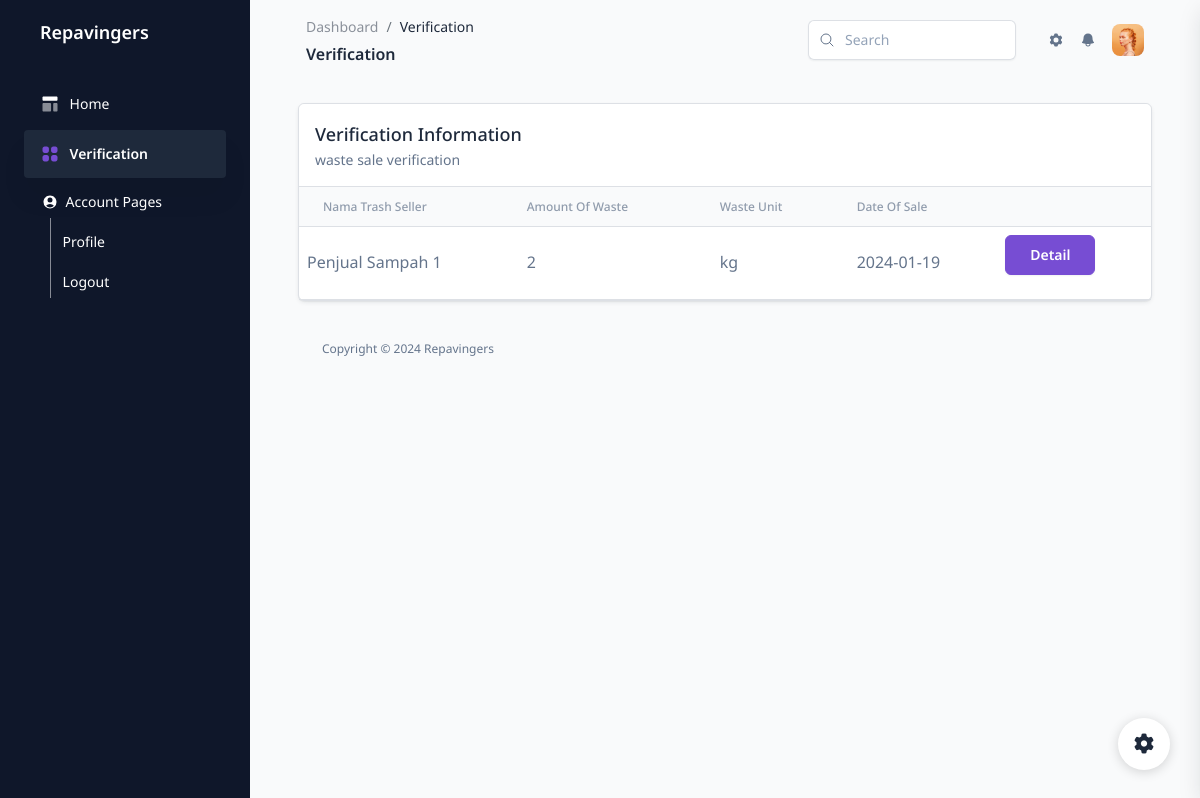
The page /Komunitas/verifikasi.php (signed in) on the database as committed earlier.
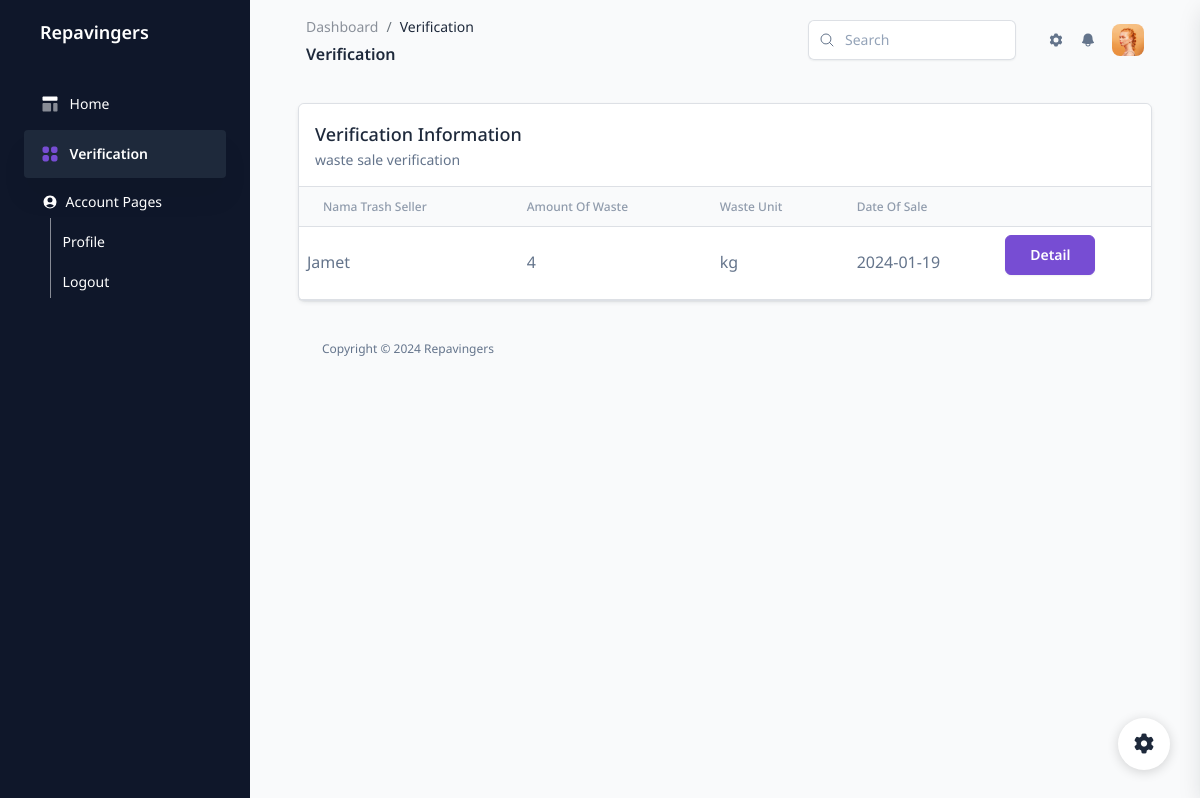
The same page on the database as committed later.
### tables this page shows
CREATE TABLE `penjualan_sampah` (
  `id_penjualan` int(11) NOT NULL,
  `id_penjual` int(11) NOT NULL,
  `id_kebutuhan` int(11) NOT NULL,
  `jumlah_sampah` int(11) NOT NULL,
  `satuan_sampah` varchar(255) NOT NULL,
  `tanggal_penjualan` date NOT NULL,
  `status_penjualan` enum('menunggu verifikasi','disetujui','ditolak') DEFAULT 'menunggu verifikasi',
  `foto_sampah` varchar(255) DEFAULT NULL
);

CREATE TABLE `penjual_sampah` (
  `id_penjual` int(11) NOT NULL,
  `nama_penjual` varchar(255) NOT NULL,
  `alamat_penjual` varchar(255) NOT NULL,
  `email_penjual` varchar(255) NOT NULL,
  `telepon_penjual` varchar(255) NOT NULL,
  `password_penjual` varchar(255) NOT NULL,
  `latitude` double DEFAULT NULL,
  `longitude` double DEFAULT NULL
);

### Komunitas/verifikasi.php (the view, shortened to what this page needs)
<?php
require_once "../koneksi.php";
$query = "SELECT penjualan_sampah.*, penjual_sampah.nama_penjual FROM penjualan_sampah
JOIN penjual_sampah ON penjualan_sampah.id_penjual = penjual_sampah.id_penjual
WHERE penjualan_sampah.status_penjualan = 'menunggu verifikasi'";
$result = mysqli_query($koneksi, $query);
?>
<!DOCTYPE html>
<html lang="en">
<head>
    <link href="../assets/css/nucleo-icons.css" rel="stylesheet" />
    <link href="../assets/css/nucleo-svg.css" rel="stylesheet" />
    <link href="../assets/css/nucleo-svg.css" rel="stylesheet" />
    <link id="pagestyle" href="../assets/css/corporate-ui-dashboard.css?v=1.0.0" rel="stylesheet" />
</head>
<body class="g-sidenav-show  bg-gray-100">
    <aside class="sidenav navbar navbar-vertical navbar-expand-xs border-0 bg-slate-900 fixed-start " id="sidenav-main">
        <div class="sidenav-header">
            <a class="navbar-brand d-flex align-items-center m-0" href="#" target="_blank">
                <span class="font-weight-bold text-lg">Repavingers</span>
            </a>
        </div>
        <div class="collapse navbar-collapse px-4  w-auto " id="sidenav-collapse-main">
            <ul class="navbar-nav">
                <li class="nav-item">
                    <a class="nav-link" href="index.php">
                        <div
                            class="icon icon-shape icon-sm px-0 text-center d-flex align-items-center justify-content-center">
                        </div>
                        <span class="nav-link-text ms-1">Home</span>
                    </a>
                </li>
                <li class="nav-item">
                    <a class="nav-link active" href="verifikasi.php">
                        <div
                            class="icon icon-shape icon-sm px-0 text-center d-flex align-items-center justify-content-center">
                        </div>
                        <span class="nav-link-text ms-1">Verification</span>
                    </a>
                </li>
                <li class="nav-item mt-2">
                    <div class="d-flex align-items-center nav-link">
                        <span class="font-weight-normal text-md ms-2">Account Pages</span>
                    </div>
                </li>
                <li class="nav-item border-start my-0 pt-2">
                    <a class="nav-link position-relative ms-0 ps-2 py-2 " href="profile.php">
                        <span class="nav-link-text ms-1">Profile</span>
                    </a>
                </li>
                <li class="nav-item border-start my-0 pt-2">
                    <a class="nav-link position-relative ms-0 ps-2 py-2 " href="../logout.php">
                        <span class="nav-link-text ms-1">Logout</span>
                    </a>
                </li>
            </ul>
        </div>
    </aside>
    <main class="main-content position-relative max-height-vh-100 h-100 border-radius-lg ">
        <nav class="navbar navbar-main navbar-expand-lg mx-5 px-0 shadow-none rounded" id="navbarBlur"
            navbar-scroll="true">
            <div class="container-fluid py-1 px-2">
                <nav aria-label="breadcrumb">
                    <ol class="breadcrumb bg-transparent mb-1 pb-0 pt-1 px-0 me-sm-6 me-5">
                        <li class="breadcrumb-item text-sm"><a class="opacity-5 text-dark"
                                href="javascript:;">Dashboard</a></li>
                        <li class="breadcrumb-item text-sm text-dark active" aria-current="page">Verification</li>
                    </ol>
                    <h6 class="font-weight-bold mb-0">Verification</h6>
                </nav>
                <div class="collapse navbar-collapse mt-sm-0 mt-2 me-md-0 me-sm-4" id="navbar">
                    <div class="ms-md-auto pe-md-3 d-flex align-items-center">
                        <div class="input-group">
                            <span class="input-group-text text-body bg-white  border-end-0 ">
                                <svg xmlns="http://www.w3.org/2000/svg" width="16px" height="16px" fill="none"
                                    viewBox="0 0 24 24" stroke-width="1.5" stroke="currentColor">
                                    <path stroke-linecap="round" stroke-linejoin="round"
                                        d="M21 21l-5.197-5.197m0 0A7.5 7.5 0 105.196 5.196a7.5 7.5 0 0010.607 10.607z" />
                                </svg>
                            </span>
                            <input type="text" class="form-control ps-0" placeholder="Search">
                        </div>
                    </div>
                    <ul class="navbar-nav  justify-content-end">
                        <li class="nav-item px-3 d-flex align-items-center">
                            <a href="javascript:;" class="nav-link text-body p-0">
                            </a>
                        </li>
                        <li class="nav-item dropdown pe-2 d-flex align-items-center">
                            <a href="javascript:;" class="nav-link text-body p-0" id="dropdownMenuButton"
                                data-bs-toggle="dropdown" aria-expanded="false">
                            </a>
                        </li>
                        <li class="nav-item ps-2 d-flex align-items-center">
                            <a href="javascript:;" class="nav-link text-body p-0">
                                <img src="../assets/img/team-2.jpg" class="avatar avatar-sm" alt="avatar" />
                            </a>
                        </li>
                    </ul>
                </div>
            </div>
        </nav>
        <div class="container-fluid py-4 px-5">
            <div class="row">
                <div class="col-12">
                    <div class="card border shadow-xs mb-4">
                        <div class="card-header border-bottom pb-0">
                            <div class="d-sm-flex align-items-center mb-3">
                                <div>
                                    <h6 class="font-weight-semibold text-lg mb-0">Verification Information</h6>
                                    <p class="text-sm mb-sm-0">waste sale verification</p>
                                </div>
                            </div>
                        </div>
                        <div class="card-body px-0 py-0">
                            <div class="table-responsive p-0">
                                <table class="table align-items-center justify-content-center mb-0">
                                    <thead class="bg-gray-100">
                                        <tr>
                                            <th class="text-secondary text-xs font-weight-semibold opacity-7">Nama
                                            Trash seller</th>
                                            <th class="text-secondary text-xs font-weight-semibold opacity-7 ps-2">
                                            Amount of Waste</th>
                                            <th class="text-secondary text-xs font-weight-semibold opacity-7 ps-2">
                                            Waste Unit</th>
                                            <th class="text-secondary text-xs font-weight-semibold opacity-7 ps-2">
                                            Date of Sale</th>
                                            <th class="text-secondary text-xs font-weight-semibold opacity-7 ps-2"></th>
                                        </tr>
                                    </thead>
                                    <tbody>
                                        <?php
                            while ($row = mysqli_fetch_assoc($result)) {
                                echo '<tr>
                                        <td>' . $row['nama_penjual'] . '</td>
                                        <td>' . $row['jumlah_sampah'] . '</td>
                                        <td>' . $row['satuan_sampah'] . '</td>
                                        <td>' . $row['tanggal_penjualan'] . '</td>
                                        <td><a href="detail_penjualan.php?id_penjualan=' . $row['id_penjualan'] . '" class="btn btn-primary">Detail</a></td>
                                      </tr>';
                            }
                            ?>
                                    </tbody>
                                </table>
                            </div>
                        </div>
                    </div>
                </div>
            </div>
            <footer class="footer pt-3  ">
                <div class="container-fluid">
                    <div class="row align-items-center justify-content-lg-between">
                        <div class="col-lg-6 mb-lg-0 mb-4">
                            <div class="copyright text-center text-xs text-muted text-lg-start">
                                Copyright
                                ©
                                Repavingers
                            </div>
                        </div>
                    </div>
                </div>
            </footer>
        </div>
    </main>
    <div class="fixed-plugin">
        <a class="fixed-plugin-button text-dark position-fixed px-3 py-2">
            <i class="fa fa-cog py-2"></i>
        </a>
    </div>
</body>
</html>

### assets/css/nucleo-svg.css (style rules this page uses)
.icon { display: inline-block; color: #111111; height: 1em; width: 1em; }
.icon-sm { height: 0.8em; width: 0.8em; }
.icon { fill: currentColor; stroke: none; }

Rows that differ between the two databases and show on the page:
removed penjualan_sampah: id_penjual.nama_penjual "Penjual Sampah 1", jumlah_sampah "2", satuan_sampah "kg", tanggal_penjualan "2024-01-19"
added penjualan_sampah: id_penjual.nama_penjual "Jamet", jumlah_sampah "4", satuan_sampah "kg", tanggal_penjualan "2024-01-19"
